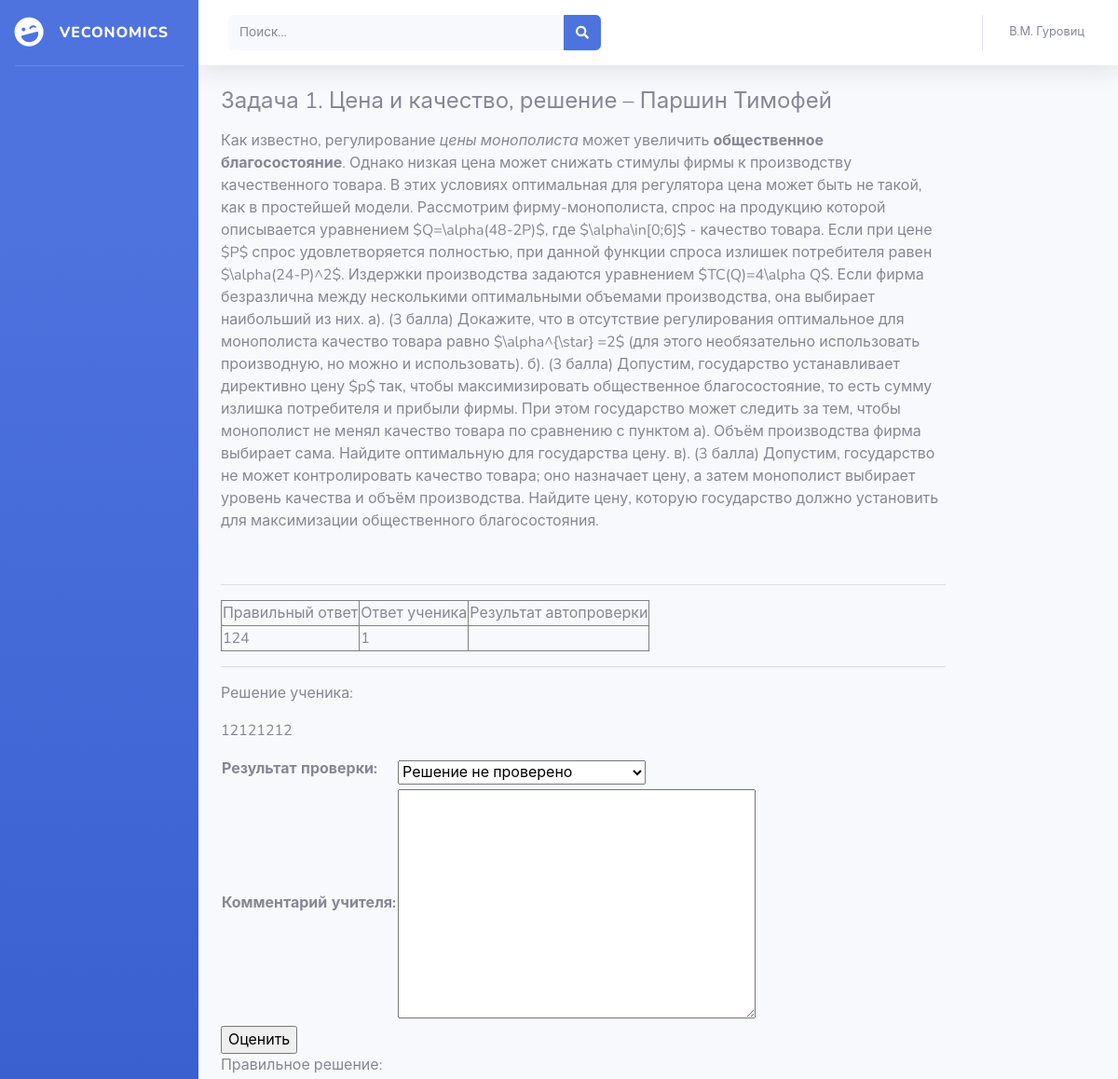
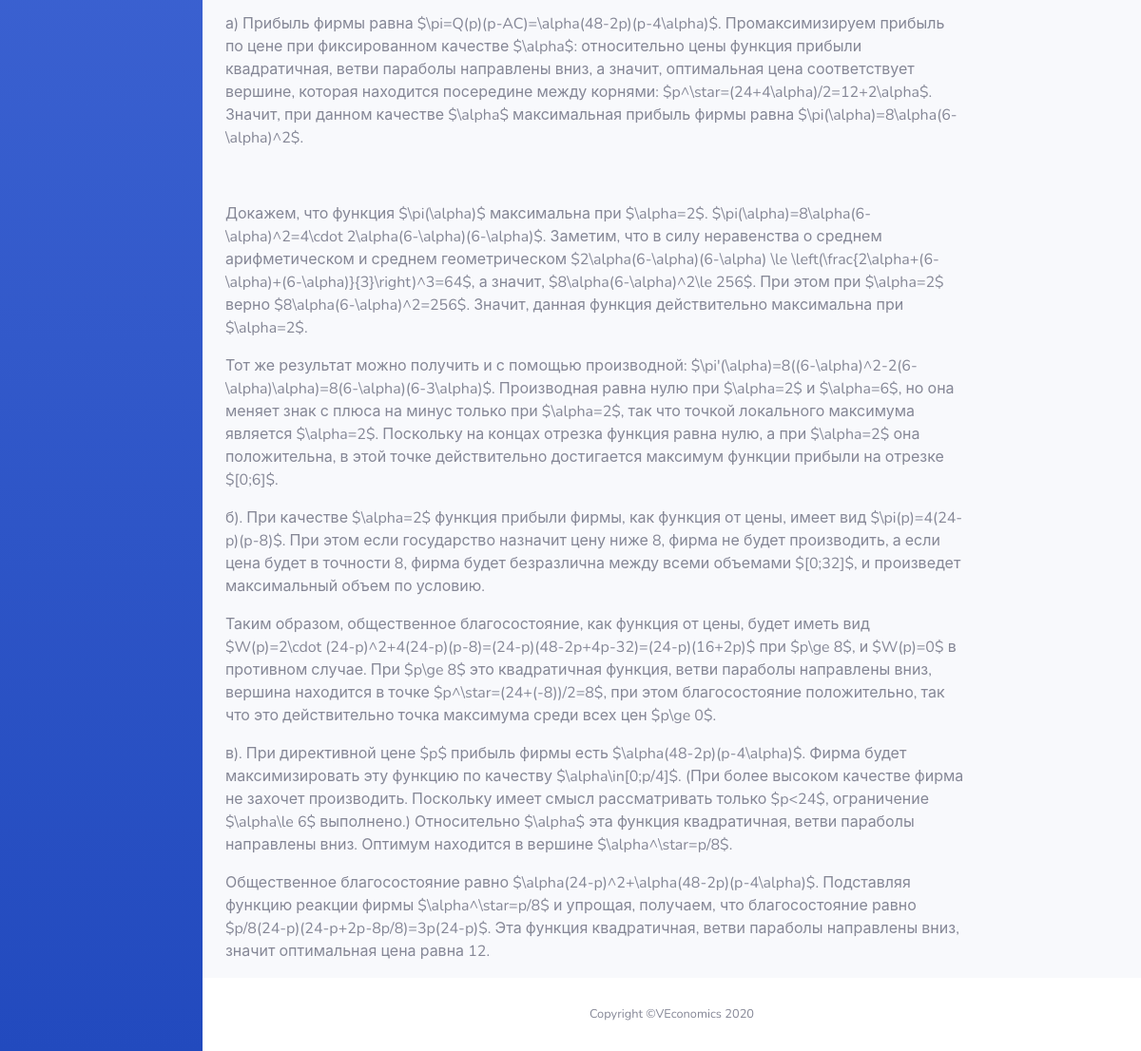
Page /problems/check/14 (signed in) on the committed database (2 pictures, top to bottom).
### problems/models.py (models this page shows, shortened)
class Submit(models.Model):
    assignment = models.ForeignKey(Assignment, on_delete=models.CASCADE, verbose_name='Назначенная задача', related_name='submits')
    short_answer = models.CharField('Ответ (для автоматической проверки)', max_length=200, blank=True)
    solution = RichTextUploadingField('Решение', blank=True)
    submit_datetime = models.DateTimeField('Время и дата сдачи решения', auto_now_add=True, blank=False)
    answer_autoverdict = models.BooleanField('Результат автоматической проверки ответа', blank=True, null=True)
    verdict = models.IntegerField('Результат проверки', choices=VERDICT_CHOICES, blank=False, null=False, default=-1)
    teacher_comment = models.TextField('Комментарий учителя', blank=True)

class Assignment(models.Model):
    person = models.ForeignKey(User, on_delete=models.CASCADE, verbose_name='Кому задано')
    problem = models.ForeignKey(Problem, on_delete=models.CASCADE, verbose_name='Задача')
    date_assigned = models.DateField('Когда задано', auto_now_add=True, blank=False)
    date_deadline = models.DateField('Сдать до', blank=True, null=True)
    assigned_by = models.ForeignKey(User, on_delete=models.CASCADE, related_name='assigner', verbose_name='Кем задано')
    status = models.IntegerField('Статус', choices = STATUS_CHOICES, null=False, blank=False, default=0)
    class Meta:
        ordering = ['status', 'date_deadline']

class Problem(models.Model):
    name = models.CharField('Название', max_length=200, blank=True, null=True)
    task = RichTextUploadingField('Условие')
    short_answer = models.CharField('Ответ (для автоматической проверки)', max_length=200, blank=True)
    solution = RichTextUploadingField('Решение', blank=True)
    hint = RichTextUploadingField('Подсказка', blank=True)
    topics = models.ManyToManyField(Topic, related_name="problems", verbose_name='Темы')
    assignments = models.ManyToManyField(User, through='Assignment', through_fields=['problem', 'person'])
    class Meta:
        ordering = ['id']

### problems/views.py (the view)
# urls.py: path('check/<int:submit_id>', views.check_solution, name="check"),
def check_solution(request, submit_id):
    submit = Submit.objects.get(id=submit_id)
    if request.user == submit.assignment.assigned_by:
        form = CheckForm()
        context = {'form': form, 'submit': submit}
        return render(request, 'problems/sb/index_temp.html', context)
    else:
        return redirect('index')

### problems/forms.py
class CheckForm(forms.ModelForm):
    class Meta:
        model = Submit
        fields = ('verdict', 'teacher_comment',)

### problems/templates/problems/sb/index_temp.html (shortened to what this page needs)
{% load static %}
<!DOCTYPE html>
<html lang="en">
<head>
    <link href="{% static 'problems/sb/vendor/fontawesome-free/css/all.min.css' %}" rel="stylesheet">
<link rel="stylesheet" href="https://pro.fontawesome.com/releases/v5.7.0/css/all.css">
  <link href="{% static 'problems/sb/css/sb-admin-2.min.css' %}" rel="stylesheet">
</head>
<body id="page-top">
  <div id="wrapper">
    <ul class="navbar-nav bg-gradient-primary sidebar sidebar-dark accordion" id="accordionSidebar">
      <a class="sidebar-brand d-flex align-items-center justify-content-center" href="/">
        <div class="sidebar-brand-icon rotate-n-15">
          <i class="fas fa-laugh-wink"></i>
        </div>
        <div class="sidebar-brand-text mx-3">VEconomics</div>
      </a>
      <hr class="sidebar-divider my-0">
    </ul>
    <div id="content-wrapper" class="d-flex flex-column">
      <div id="content">
        <nav class="navbar navbar-expand navbar-light bg-white topbar mb-4 static-top shadow">
          <form class="d-none d-sm-inline-block form-inline mr-auto ml-md-3 my-2 my-md-0 mw-100 navbar-search">
            <div class="input-group">
              <input type="text" class="form-control bg-light border-0 small" placeholder="Поиск..." aria-label="Search" aria-describedby="basic-addon2">
              <div class="input-group-append">
                <button class="btn btn-primary" type="button">
                  <i class="fas fa-search fa-sm"></i>
                </button>
              </div>
            </div>
          </form>
          <ul class="navbar-nav ml-auto">
            <li class="nav-item dropdown no-arrow">
              <a class="nav-link dropdown-toggle" href="#" id="userDropdown" role="button" data-toggle="dropdown" aria-haspopup="true" aria-expanded="false">
                <span class="mr-2 d-none d-lg-inline text-gray-600 small">{{ request.user.first_name }} {{ request.user.last_name }}</span>
              </a>
            </li>
          </ul>
        </nav>
                              {% include "problems/check_solution.html" %}
      </div>
      <footer class="sticky-footer bg-white">
        <div class="container my-auto">
          <div class="copyright text-center my-auto">
            <span>Copyright &copy;VEconomics 2020</span>
          </div>
        </div>
      </footer>
    </div>
  </div>
</body>
</html>

### problems/templates/problems/check_solution.html (shortened to what this page needs)
{% autoescape off %}
<div class="container-fluid">
    <div class="row">
        <div class="col-10">
            <h4>Задача {{ submit.assignment.problem.id }}. {{ submit.assignment.problem.name }}, решение – {{ submit.assignment.person.last_name }} {{ submit.assignment.person.first_name }}</h4>
            <p>{{ submit.assignment.problem.task }}
            <hr>
            <table border="1">
                <tr>
                    <td>Правильный ответ</td>
                    <td>Ответ ученика</td>
                    <td>Результат автопроверки</td>
                </tr>
                <tr>
                    <td>{{ submit.assignment.problem.short_answer }}</td>
                    <td>{{ submit.short_answer }}</td>
                    <td>
                    </td>
                </tr>
            </table>
            <hr>
            <p>Решение ученика:
            <p>{{ submit.solution }}
            <p>
            <form action="{% url 'save_verdict' %}" method="POST">
                <table>
                    {{ form }}
                </table>
                <input type="submit" value="Оценить">
            </form>
            <p>Правильное решение:
            <p>{{ submit.assignment.problem.solution }}
        </div>
    </div>
</div>
{% endautoescape %}

### rows in the picture
Submit: assignment.problem.id "1", assignment.problem.name "Цена и качество", assignment.person.last_name "Паршин", assignment.person.first_name "Тимофей", assignment.problem.task "Как известно, регулирование цены монополиста может увеличить общественное благосостояние . Однако низкая цена может снижать стимулы фирмы к производству качественного товара. В этих условиях оптимальная для регулятора цена может быть не такой, как в простейшей модели. Рассмотрим фирму-монополиста, спрос на продукцию которой описывается уравнением $Q=\\alpha(48-2P)$, где $\\alpha\\in[0;6]$ - качество товара. Если при цене $P$ спрос удовлетворяется полностью, при данной функции спроса излишек потребителя равен $\\alpha(24-P)^2$. Издержки производства задаются уравнением $TC(Q)=4\\alpha Q$. Если фирма безразлична между несколькими оптимальными объемами производства, она выбирает наибольший из них.…", assignment.problem.short_answer "124", short_answer "1", solution "12121212", assignment.problem.solution "а) Прибыль фирмы равна $\\pi=Q(p)(p-AC)=\\alpha(48-2p)(p-4\\alpha)$. Промаксимизируем прибыль по цене при фиксированном качестве $\\alpha$: относительно цены функция прибыли квадратичная, ветви параболы направлены вниз, а значит, оптимальная цена соответствует вершине, которая находится посередине между корнями: $p^\\star=(24+4\\alpha)/2=12+2\\alpha$. Значит, при данном качестве $\\alpha$ максимальная прибыль фирмы равна $\\pi(\\alpha)=8\\alpha(6-\\alpha)^2$. Докажем, что функция $\\pi(\\alpha)$ максимальна при $\\alpha=2$. $\\pi(\\alpha)=8\\alpha(6-\\alpha)^2=4\\cdot 2\\alpha(6-\\alpha)(6-\\alpha)$. Заметим, что в силу неравенства о среднем арифметическом и среднем геометрическом $2\\alpha(6-\\alpha)(6-\\alpha) \\le…"

### other values in the picture
{{ request.user.first_name }} "В.М."
{{ request.user.last_name }} "Гуровиц"
